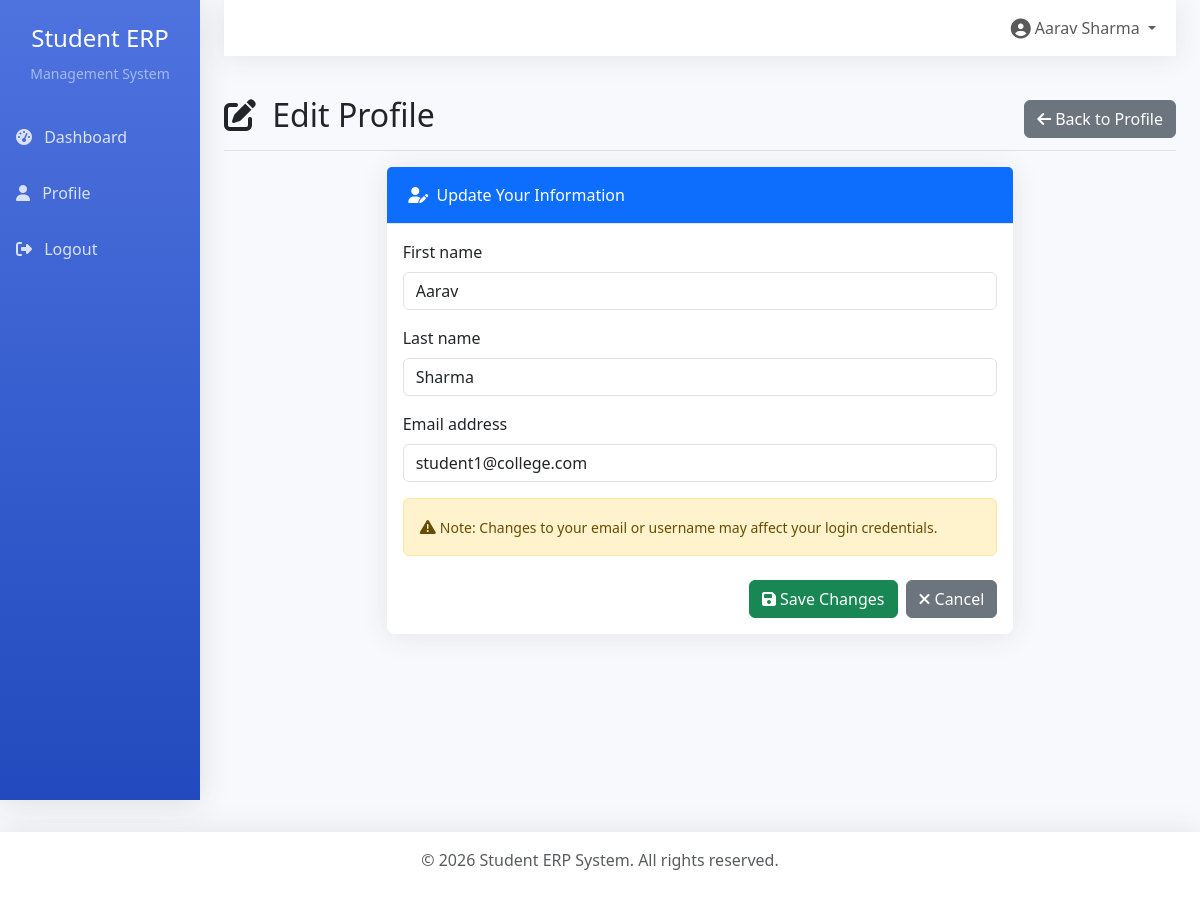
Screenshot of /profile/edit/ (signed in) with the database file from the repository.
### accounts/models.py (models this page shows, shortened)
class User(AbstractUser):
    ROLE_CHOICES = (
        ('admin', 'Admin'),
        ('teacher', 'Teacher'),
        ('student', 'Student'),
    )
    role = models.CharField(max_length=20, choices=ROLE_CHOICES, default='student')

### accounts/views.py (the view)
# urls.py: path('profile/edit/', views.edit_profile, name='edit_profile'),
@login_required
def edit_profile(request):
    if request.method == 'POST':
        form = UserProfileForm(request.POST, request.FILES, instance=request.user)
        if form.is_valid():
            form.save()
            messages.success(request, 'Profile updated successfully!')
            return redirect('profile')
    else:
        form = UserProfileForm(instance=request.user)
    return render(request, 'accounts/edit_profile.html', {'form': form})

### accounts/forms.py
class UserProfileForm(forms.ModelForm):
    class Meta:
        model = User
        fields = ['first_name', 'last_name', 'email']

### templates/accounts/edit_profile.html (shortened to what this page needs)
{% extends 'base.html' %}
{% load crispy_forms_tags %}
{% block content %}
<div class="fade-in">
    <div class="d-flex justify-content-between flex-wrap flex-md-nowrap align-items-center pt-3 pb-2 mb-3 border-bottom">
        <h1 class="h2">
            <i class="fas fa-edit me-2"></i>
            Edit Profile
        </h1>
        <div class="btn-toolbar mb-2 mb-md-0">
            <a href="{% url 'profile' %}" class="btn btn-secondary">
                <i class="fas fa-arrow-left me-1"></i>Back to Profile
            </a>
        </div>
    </div>
    <div class="row">
        <div class="col-md-8 mx-auto">
            <div class="card">
                <div class="card-header bg-primary text-white">
                    <i class="fas fa-user-edit me-1"></i>
                    Update Your Information
                </div>
                <div class="card-body">
                    <form method="post" enctype="multipart/form-data">
                        {{ form|crispy }}
                        <div class="alert alert-warning mt-3">
                            <i class="fas fa-exclamation-triangle"></i>
                            <small>Note: Changes to your email or username may affect your login credentials.</small>
                        </div>
                        <div class="d-grid gap-2 d-md-flex justify-content-md-end mt-4">
                            <button type="submit" class="btn btn-success">
                                <i class="fas fa-save me-1"></i>Save Changes
                            </button>
                            <a href="{% url 'profile' %}" class="btn btn-secondary">
                                <i class="fas fa-times me-1"></i>Cancel
                            </a>
                        </div>
                    </form>
                </div>
            </div>
        </div>
    </div>
</div>
{% endblock %}

### templates/base.html (shortened to what this page needs)
<!DOCTYPE html>
<html lang="en">
<head>
    <link href="https://cdn.jsdelivr.net/npm/bootstrap@5.3.0/dist/css/bootstrap.min.css" rel="stylesheet">
    <link rel="stylesheet" href="https://cdnjs.cloudflare.com/ajax/libs/font-awesome/6.4.0/css/all.min.css">
</head>
<body>
    {% if user.is_authenticated %}
    <div class="container-fluid">
        <div class="row">
            <nav class="col-md-2 d-md-block sidebar p-0">
                <div class="position-sticky">
                    <div class="text-center py-4">
                        <h4 class="text-white">Student ERP</h4>
                        <small class="text-white-50">Management System</small>
                    </div>
                    <ul class="nav flex-column">
                        <li class="nav-item">
                            <a class="nav-link {% if request.resolver_match.url_name == 'dashboard' %}active{% endif %}" href="{% url 'dashboard' %}">
                                <i class="fas fa-tachometer-alt"></i> Dashboard
                            </a>
                        </li>
                        <li class="nav-item">
                            <a class="nav-link" href="{% url 'profile' %}">
                                <i class="fas fa-user"></i> Profile
                            </a>
                        </li>
                        <li class="nav-item">
                            <form method="post" action="{% url 'logout' %}" class="d-inline">
                                <button type="submit" class="nav-link btn btn-link">
                                    <i class="fas fa-sign-out-alt"></i> Logout
                                </button>
                            </form>
                        </li>
                    </ul>
                </div>
            </nav>
            <main class="col-md-10 ms-sm-auto px-md-4">
                <nav class="navbar navbar-top navbar-expand-lg navbar-light mb-4">
                    <div class="container-fluid">
                        <div class="collapse navbar-collapse" id="navbarNav">
                            <ul class="navbar-nav ms-auto">
                                <li class="nav-item dropdown">
                                    <a class="nav-link dropdown-toggle" href="#" id="userDropdown" role="button" data-bs-toggle="dropdown">
                                        <i class="fas fa-user-circle fa-lg"></i>
                                        {{ user.get_full_name|default:user.username }}
                                    </a>
                                </li>
                            </ul>
                        </div>
                    </div>
                </nav>
                {% block content %}{% endblock %}
            </main>
        </div>
    </div>
    <footer class="text-center text-muted">
        <div class="container">
            <p>&copy; 2026 Student ERP System. All rights reserved.</p>
        </div>
    </footer>
    {% else %}
        {% block auth_content %}{% endblock %}
    {% endif %}
</body>
</html>

### templates/base.html (style rules this page uses)
:root { --primary-color: #4e73df; --secondary-color: #858796; --success-color: #1cc88a; --info-color: #36b9cc; --warning-color: #f6c23e; --danger-color: #e74a3b; }
body { font-family: 'Nunito', 'Segoe UI', sans-serif; background-color: #f8f9fc; }
.sidebar { min-height: 100vh; background: linear-gradient(180deg, var(--primary-color) 0%, #224abe 100%); box-shadow: 0 0.15rem 1.75rem 0 rgba(58, 59, 69, 0.15); }
.sidebar .nav-link { color: rgba(255, 255, 255, 0.8); padding: 1rem; transition: all 0.3s; }
.sidebar .nav-link i { margin-right: 0.5rem; }
.navbar-top { background-color: white; box-shadow: 0 0.15rem 1.75rem 0 rgba(58, 59, 69, 0.1); }
.card { border: none; border-radius: 0.5rem; box-shadow: 0 0.15rem 1.75rem 0 rgba(58, 59, 69, 0.1); transition: transform 0.2s; }
.card-header { background-color: white; border-bottom: 1px solid #e3e6f0; padding: 1rem 1.35rem; }
.fade-in { animation: fadeIn 0.5s ease-in; }
footer { background-color: white; padding: 1rem 0; margin-top: 2rem; box-shadow: 0 -0.15rem 1.75rem 0 rgba(58, 59, 69, 0.1); }

### rows the page displays
User: get_full_name "Aarav Sharma", first_name "Aarav", last_name "Sharma", email "student1@college.com"
